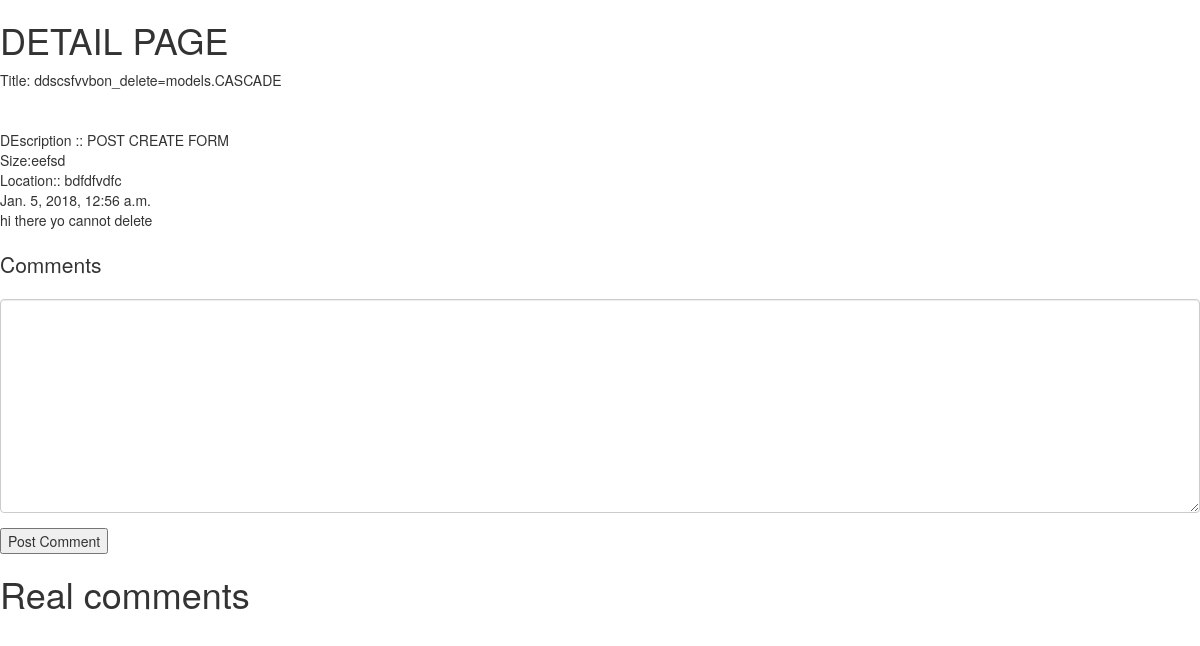
/ddscsfvvb/, run on the app's committed database.
### Main/models.py (models this page shows, shortened)
class Post(models.Model):
    owner =  models.ForeignKey(User, on_delete=models.CASCADE)
    title = models.CharField(max_length=200)
    slug      =      models.SlugField(unique=True,blank=True, null=True)
    image = models.ImageField(upload_to=upload_location)
    image_2 = models.ImageField(upload_to=upload_location)
    image_3 = models.ImageField(upload_to=upload_location,blank=True, null=True)
    description = models.TextField()
    size_of_land = models.CharField(max_length=150)
    location_details = models.CharField(max_length=300)
    price = models.CharField(max_length=150)
    features = models.TextField()
    updated = models.DateTimeField(auto_now=True, auto_now_add=False)
    timestamp = models.DateTimeField(auto_now=False, auto_now_add=True)
    class Meta:
        ordering = ["-timestamp", "-updated"]
    @property
    def comments(self):
        instance = self
        qs = Comment.objects.filter_by_instance(instance)
        return qs
    @property
    def get_content_type(self):
        instance = self
        content_type = ContentType.objects.get_for_model(instance.__class__)
        return content_type

### Main/views.py (the view, shortened to what this page needs)
# urls.py: url(r'^(?P<slug>[\w-]+)/$', post_detail, name='post_detail'),
def post_detail(request,slug=None):#   showing details
    instance = get_object_or_404(Post, slug=slug)
    initial_data = {
        "content_type":instance.get_content_type,
        "object_id":instance.id
    }
    form = CommentForm(request.POST or None, initial=initial_data)
    comments = instance.comments#Comment.objects.filter_by_instance(instance)
    context = {
        "instance": instance,
        "comments":comments,
        "comment_form":form,
    }
    template_name = 'Main/detail.html'
    return render(request,template_name, context)

### Comments/forms.py
class CommentForm(forms.Form):
    content_type = forms.CharField(widget=forms.HiddenInput)
    object_id = forms.IntegerField(widget=forms.HiddenInput)
    content = forms.CharField(label='',widget=forms.Textarea)

### Comments/models.py (called while the page is built)
    def filter_by_instance(self,instance):
        content_type = ContentType.objects.get_for_model(instance.__class__)# instance.__class__ a way to get python's class
        obj_id = instance.id
        qs = super(CommentManager,self).filter(content_type=content_type,object_id=obj_id).filter(parent=None)
        return qs

### Main/templates/Main/detail.html (shortened to what this page needs)
{% load crispy_forms_tags %}
<!DOCTYPE html>
<html lang="en">
<head>
<link rel="stylesheet" href="https://maxcdn.bootstrapcdn.com/bootstrap/3.3.7/css/bootstrap.min.css">
<link rel="stylesheet" href="https://maxcdn.bootstrapcdn.com/bootstrap/3.3.7/css/bootstrap-theme.min.css">
</head>
<body>
    <div>
            <h1>DETAIL PAGE</h1>
           Title:
            {{instance.title}} <br>
          <br>
            {{instance.location}} <br>
           DEscription :: {{instance.description}} <br>
            Size:{{instance.size_of_land}} <br>
          Location::  {{instance.location_details}} <br>
            {{instance.timestamp}}
    </div>
    {% if not request.user.is_staff or not request.user.is_superuser %}
       <p>hi there yo cannot delete</p>
       {% else %}
       <div>
           <a href="{{instance.get_edit_url }}"><button type="button">edit</button></a>
           <a href="{{instance.get_delete_url }}"><button type="button">Delete</button></a>
        </div>
    {% endif %}
<div>
   <h1> <p class="lead">Comments</p> </h1>
  <form action="" method="POST"> {% csrf_token %}
        {{comment_form|crispy }}
        <input type="submit" value="Post Comment">
  </form>
  <h1> Real comments</h1>
</div>
</body>
</html>

### data on the page
Post: title "ddscsfvvbon_delete=models.CASCADE", description "POST CREATE FORM", size_of_land "eefsd", location_details "bdfdfvdfc", timestamp "Jan. 5, 2018, 12:56 a.m."
